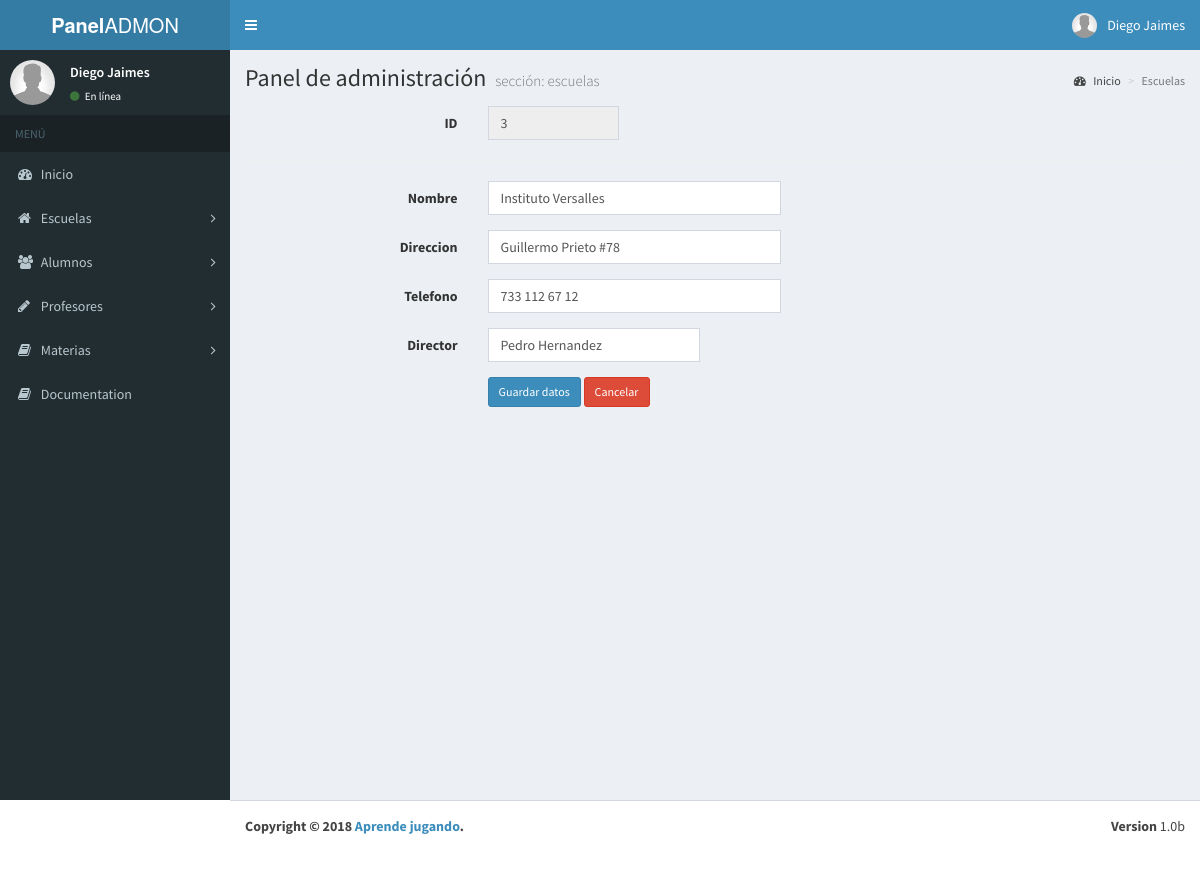
Page /admin/escuelas-edit.php?nik=3 (signed in) on the committed database.
### tables this page shows
CREATE TABLE `escuela` (
  `id` int(11) NOT NULL,
  `nombre` varchar(50) DEFAULT NULL,
  `direccion` varchar(100) DEFAULT NULL,
  `telefono` varchar(15) DEFAULT NULL,
  `director` varchar(70) DEFAULT NULL,
  `identificador` char(2) NOT NULL DEFAULT ''
);

### admin/escuelas-edit.php (the view, shortened to what this page needs)
<?php
  include("bin/conexion.php");
  if($_SESSION["id_usuario"] == TRUE && $_SESSION["cargo"] == "admin")
  {
?>
<!DOCTYPE html>
<html>
<head>
  <?php include_once(__DIR__."/bin/header.php"); ?>
</head>
<body class="hold-transition skin-blue sidebar-mini">
<div class="wrapper">
  <?php include_once(__DIR__."/bin/cabeza.php"); ?>
  <?php include_once(__DIR__."/bin/sidebar.php"); ?>
  <div class="content-wrapper">
    <section class="content-header">
      <h1>
        Panel de administración
        <small>sección: escuelas</small>
      </h1>
      <ol class="breadcrumb">
        <li><a href="/Estadias/admin/"><i class="fa fa-dashboard"></i> Inicio</a></li>
        <li class="active">Escuelas</li>
      </ol>
    </section>
    <section class="content">
 <?php
			$nik = mysqli_real_escape_string($mysqli,(strip_tags($_GET["nik"],ENT_QUOTES)));
			$sql = mysqli_query($mysqli, "SELECT * FROM escuela WHERE id='$nik'");
			if(mysqli_num_rows($sql) == 0){
			}else{
				$row = mysqli_fetch_assoc($sql);
			}
			?>
			<form class="form-horizontal" action="" method="post">
				<div class="form-group">
					<label class="col-sm-3 control-label">ID</label>
					<div class="col-sm-2">
						<input type="text" name="matricula" value="<?php echo $row ['id']; ?>" class="form-control" placeholder="NIK" required readonly>
					</div>
				</div>
				<hr />
				<div class="form-group">
					<label class="col-sm-3 control-label">Nombre</label>
					<div class="col-sm-4">
						<input type="text" name="nombre" value="<?php echo $row ['nombre']; ?>" class="form-control" placeholder="Nombre de la escuela" required>
					</div>
				</div>
				<div class="form-group">
					<label class="col-sm-3 control-label">Direccion</label>
					<div class="col-sm-4">
						<input type="text" name="direccion" value="<?php echo $row ['direccion']; ?>" class="form-control" placeholder="Direccion de la escuela" required>
					</div>
				</div>
					<div class="form-group">
					<label class="col-sm-3 control-label">Telefono</label>
					<div class="col-sm-4">
						<input type="text" name="telefono" value="<?php echo $row ['telefono']; ?>" class="form-control" placeholder="Telefono de la escuela" required>
					</div>
				</div>
				<div class="form-group">
					<label class="col-sm-3 control-label">Director</label>
					<div class="col-sm-3">
						<input type="text" name="director" value="<?php echo $row ['director']; ?>" class="form-control" placeholder="Director de la escuela" required>
				</div>
				</div>
				<div class="form-group">
					<label class="col-sm-3 control-label">&nbsp;</label>
					<div class="col-sm-6">
						<input type="submit" name="save" class="btn btn-sm btn-primary" value="Guardar datos">
						<a href="escuelas.php" class="btn btn-sm btn-danger">Cancelar</a>
					</div>
				</div>
			</form>
		</div>
	</div>
 <?php include_once(__DIR__."/bin/footer.php") ?>
</body>
</html>
<?php
  } else {
    header("Location: /Estadias/admin/login.php");
  }
 ?>

### rows in the picture
escuela: matricula "3", nombre "Instituto Versalles", direccion "Guillermo Prieto #78", telefono "733 112 67 12", director "Pedro Hernandez"

### other values in the picture
$_SESSION['nombre'] "Diego"
$_SESSION['apellidoP'] "Jaimes"
